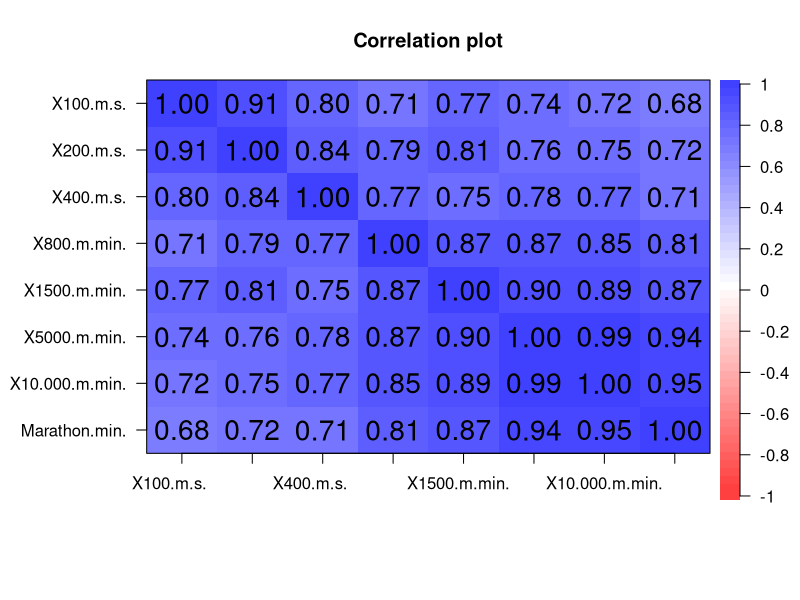
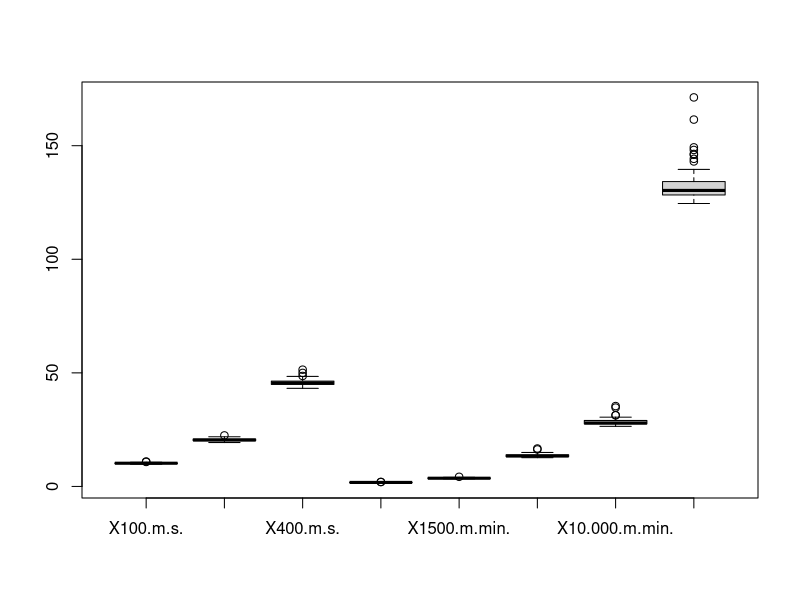
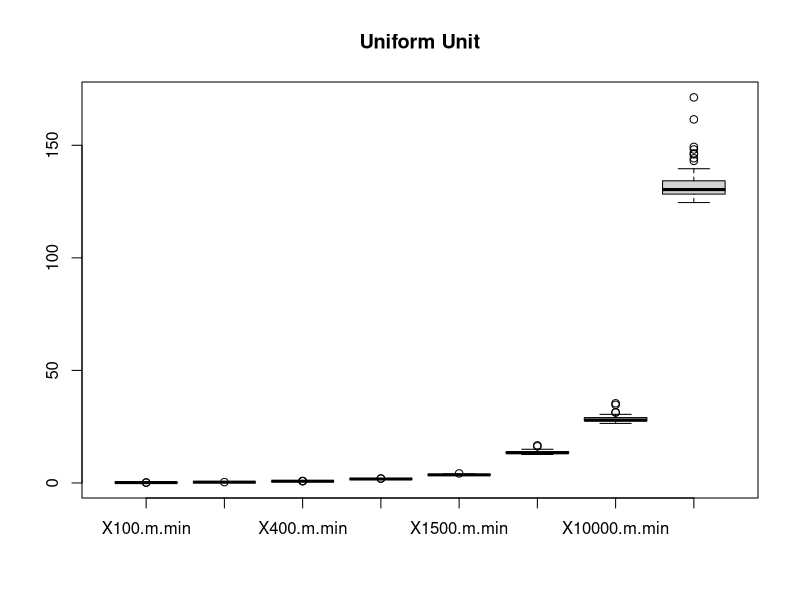
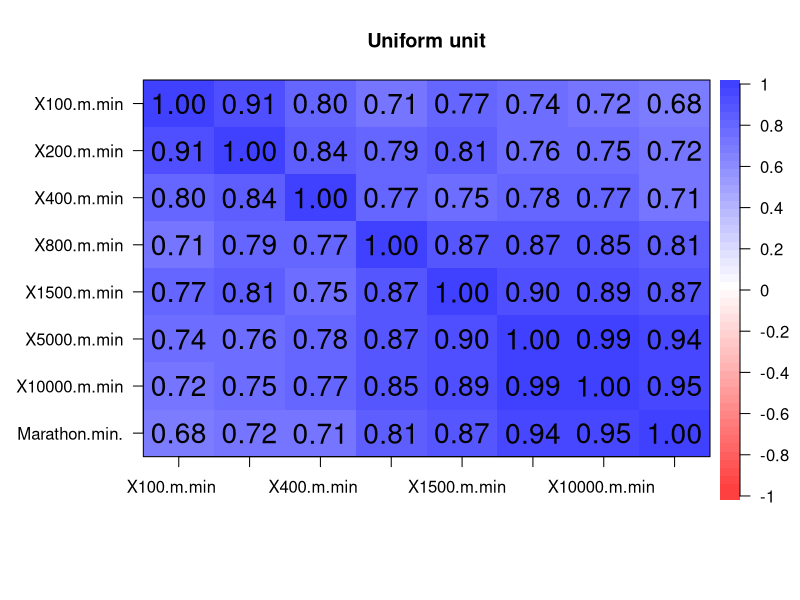
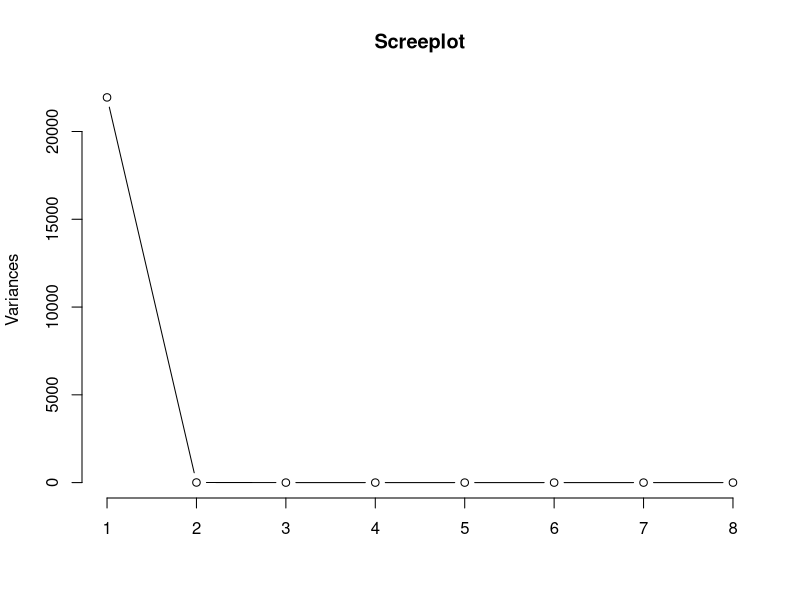
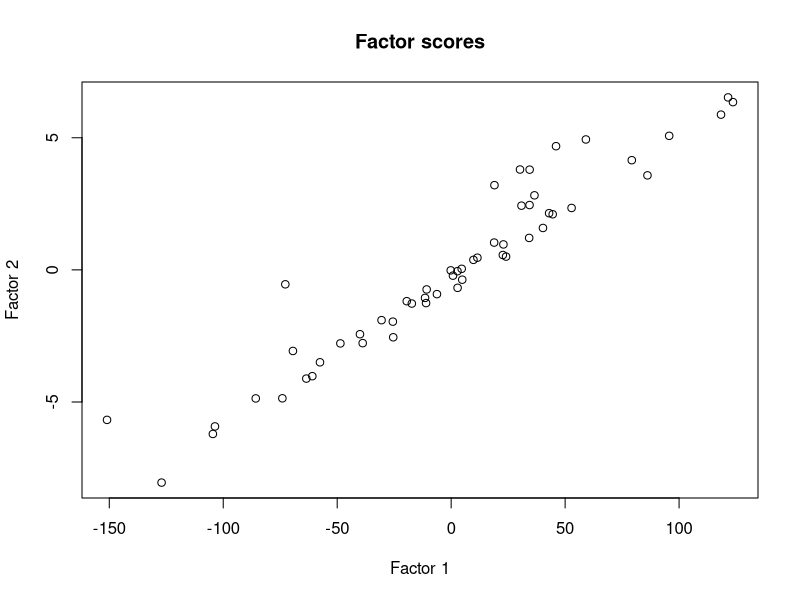
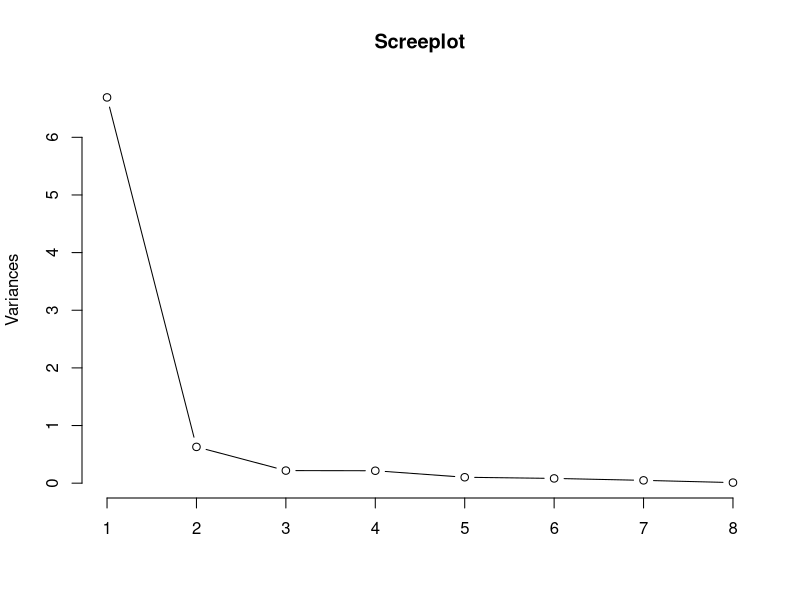
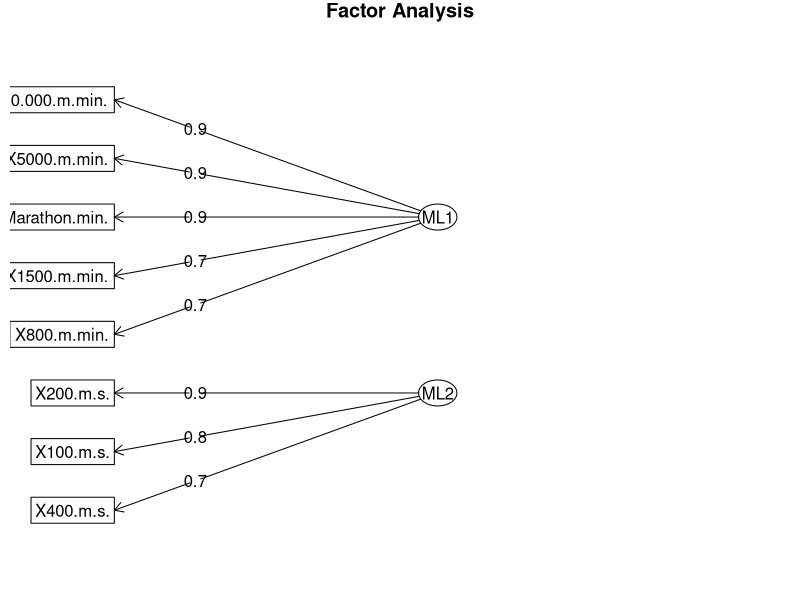

Here is the R script that generated these plots, in order: (Note: this script raises an error after producing the figures.)
install.packages('psych')
library(psych)
library(ggplot2)

# Getting the data ready

trackdata = read.csv('mvs.csv')
#trackdata <- trackdata[1:54,]

View(trackdata)
summary(trackdata)
datamat<- as.matrix(trackdata[,2:9])

n <- nrow(datamat); n
p <- ncol(datamat); p
summary(datamat)
dataMean <- colMeans(datamat); dataMean
sqvar <- sqrt(diag(var(datamat)));sqvar
datavar <- var(datamat); datavar
datacor <- cor(datamat); datacor
corPlot(datacor)
cent_data <- datamat-t(matrix(rep(dataMean,n),p,n))
Stddata <- cent_data/t(matrix(rep(sqvar,n),p,n))
boxplot(datamat)

uni_mat <- datamat
uni_mat[,1] <- uni_mat[,1]/60
uni_mat[,2] <- uni_mat[,2]/60
uni_mat[,3] <- uni_mat[,3]/60
colnames(uni_mat) <- c('X100.m.min','X200.m.min','X400.m.min','X800.m.min','X1500.m.min','X5000.m.min','X10000.m.min','Marathon.min.')
uni_mat
boxplot(uni_mat, main = "Uniform Unit")
uni_mat_cor <- cor(uni_mat)
corPlot(uni_mat_cor, main = "Uniform unit") 

# =======================================================
# Factor Analysis by PCA                                
# =======================================================

#=========================================================================
# Principal Component Analysis by "prcomp" method on S (covariance matrix)
#=========================================================================
# pca
dataPCAS <- prcomp(datamat,center = FALSE,scale. = FALSE); dataPCAS[[2]][,1:2]
summary(dataPCAS)
plot(dataPCAS,type="lines", main="Screeplot")
###biplot(dataPCAS)

# factor loading
dataFactLoadS <- dataPCAS[[2]][,1:2]*t(matrix(rep(dataPCAS[[1]][1:2],p),2,p))  #[\sqrt(\lambda_1)e_1:...:\sqrt(\lambda_p)e_p]
print(dataFactLoadS)  #Loadings on factors, i.e., full L matrix

# rotated factor loading
varimax(dataFactLoadS)$loadings
# communalities
commS <- cbind(dataFactLoadS,varimax(dataFactLoadS)$loadings,'communalities'=dataFactLoadS[,1]^2 + dataFactLoadS[,2]^2)
commS
# specific vairance
specvarS <- 1 - commS[,5]; specvarS
tableS <- cbind(commS,specvarS); tableS
colnames(tableS) <- c('F1','F2','rotated F1','rotated F2','communalities','specific variance')
tableS
# factor scores
fact_scoreS <- t(dataFactLoadS)%*%solve(datavar)%*%t(cent_data)
print(fact_scoreS)
plot(fact_scoreS[1,],fact_scoreS[2,],xlab = 'Factor 1',ylab='Factor 2',main='Factor scores')

# outliers
outliers <- trackdata$Country[fact_scoreS[1,]>40 & fact_scoreS[2,] < 0]
outliers



#==========================================================================
# Principal Component Analysis by "prcomp" method on R (correlation matrix)
#==========================================================================

# pca
dataPCAR <- prcomp(datamat,center = TRUE,scale. = TRUE); dataPCAR[[2]][,1:2]
summary(dataPCAR)
plot(dataPCAR,type="lines", main="Screeplot")
###biplot(StddataspeedPCA)

# factor loading
dataFactLoadR <- dataPCAR[[2]][,1:2]*t(matrix(rep(dataPCAR[[1]][1:2],p),2,p))  #[\sqrt(\lambda_1)e_1:...:\sqrt(\lambda_p)e_p]
print(dataFactLoadR)  #Loadings on factors,i.e., full L matrix
# rotated factor loading
varimax(dataFactLoadR)$loadings
# communalities
commR <- cbind(dataFactLoadR,varimax(dataFactLoadR)$loadings,'communalities'=dataFactLoadR[,1]^2 + dataFactLoadR[,2]^2)
commR

# specific vairance
specvarR <- 1 - commR[,5]; specvarR
tableR <- cbind(commR,specvarR); tableR
colnames(tableR) <- c('F1','F2','rotated F1','rotated F2','communalities','specific variance')
tableR


fac <- fa(datacor,nfactors = 2,rotate = 'varimax',fm='mle')
fa.diagram(fac)

# Factor Score by Regression L_z'R^{-1}z'
fact_scoreR <- t(dataFactLoadR)%*%solve(datacor)%*%t(Stddata)
fact_scoreR
plot(fact_scoreR[1,],fact_scoreR[2,] , xlab = 'Factor 1' , ylab='Factor 2',main='Factor scores')

# outliers
outliers <- trackdata$Country[fact_scoreR[1,] < (-15.3)]
outliers


# residual matrix on 1 factor
Res1=datacor-dataFactLoadR[,1]%*%t(dataFactLoadR[,1])-diag(dataSpecVarR[,1])
print(Res1) #R - LL' -\Psi, when one factor is considered
sum(Res1*Res1)

# residual matrix on 2 factors
Res2=datacor-dataFactLoadR[,c(1,2)]%*%t(dataFactLoadR[,c(1,2)])-diag(dataSpecVarR[,2])
print(Res2) #R - LL' -\Psi, when two factors are considered
sum(Res2*Res2)





#===================#
#       MLE         #
#===================#

factmle <- factanal(datamat,factors = 2,scores = "none")
print(factmle)
mlespvr <- 1-t(apply(factmle$loadings^2,1,cumsum))
print(diag(mlespvr[,2]))
# R-LL'-\shi
Res2M<-datacor-factmle$loadings[,c(1,2)]%*%t(factmle$loadings[,c(1,2)])-diag(mlespvr[,2])
print(Res2M)
sum(Res2M*Res2M)


